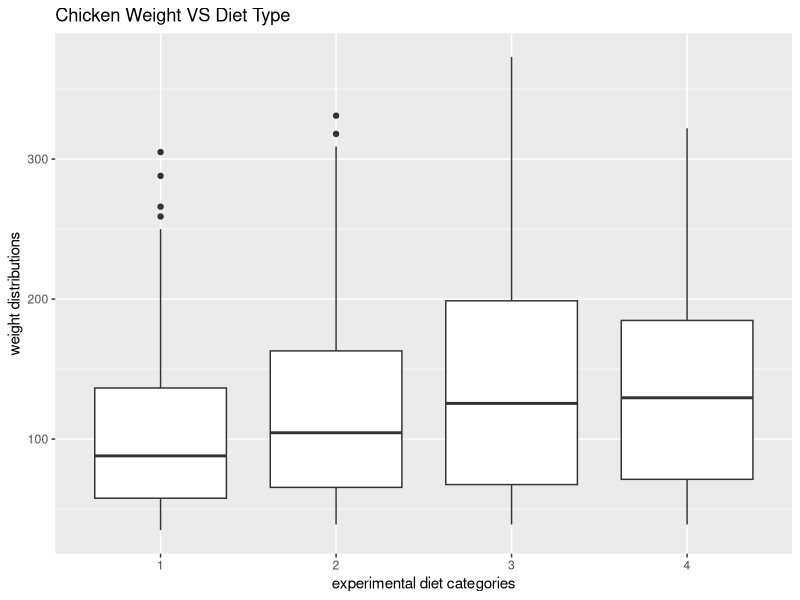
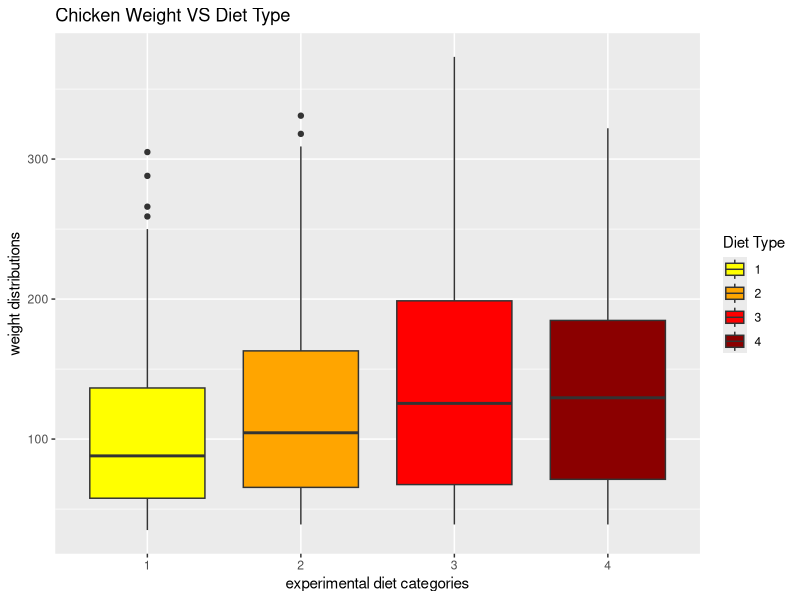
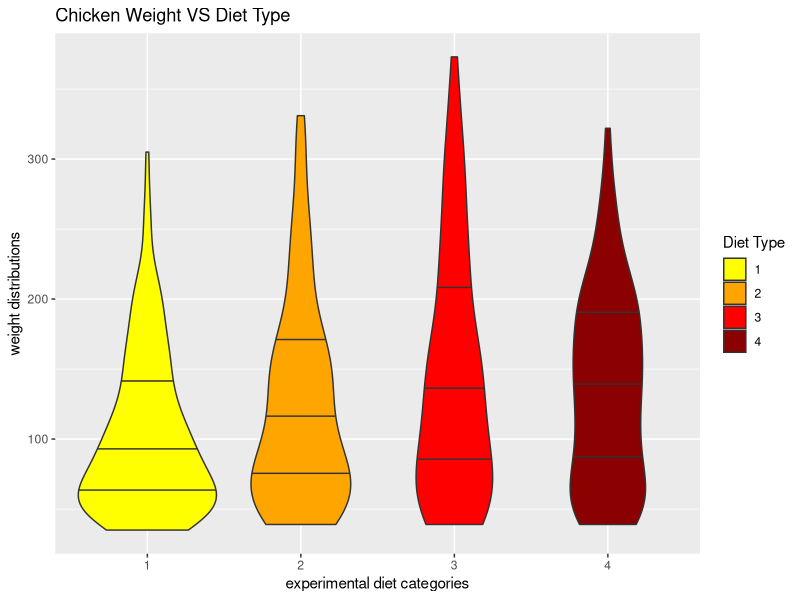
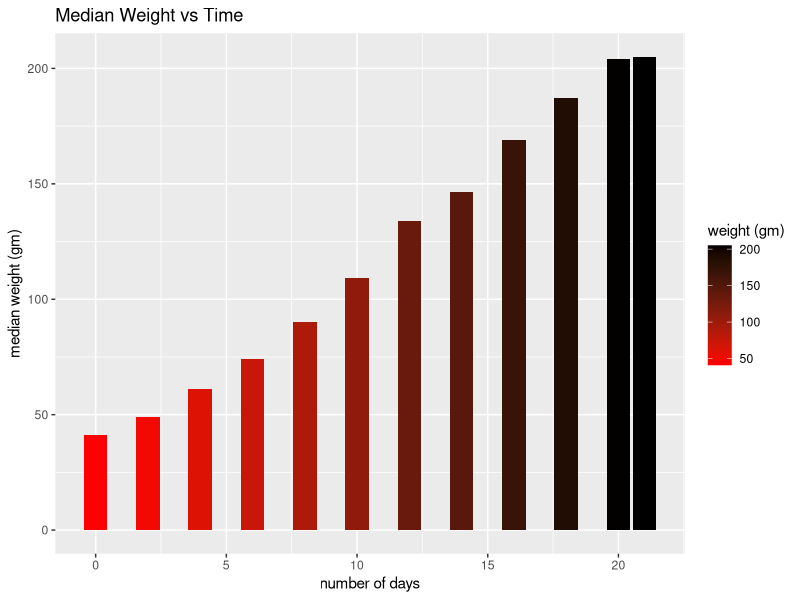
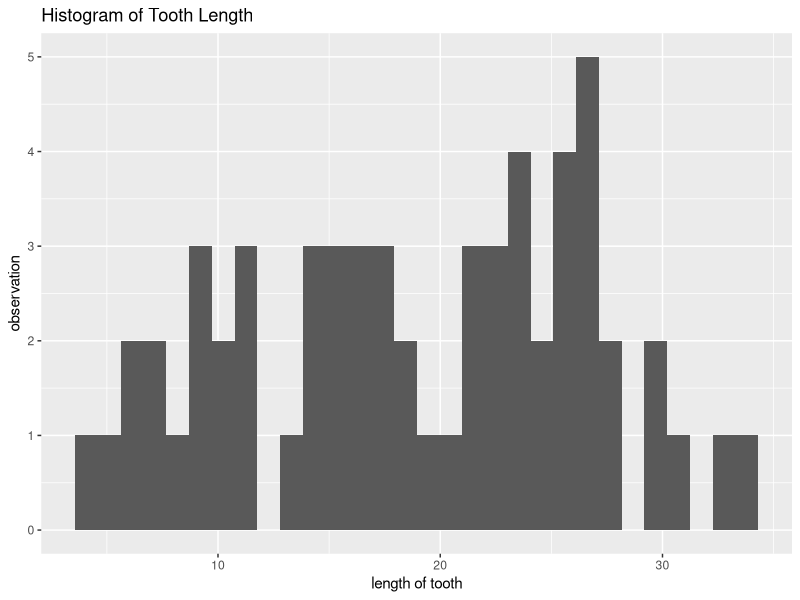
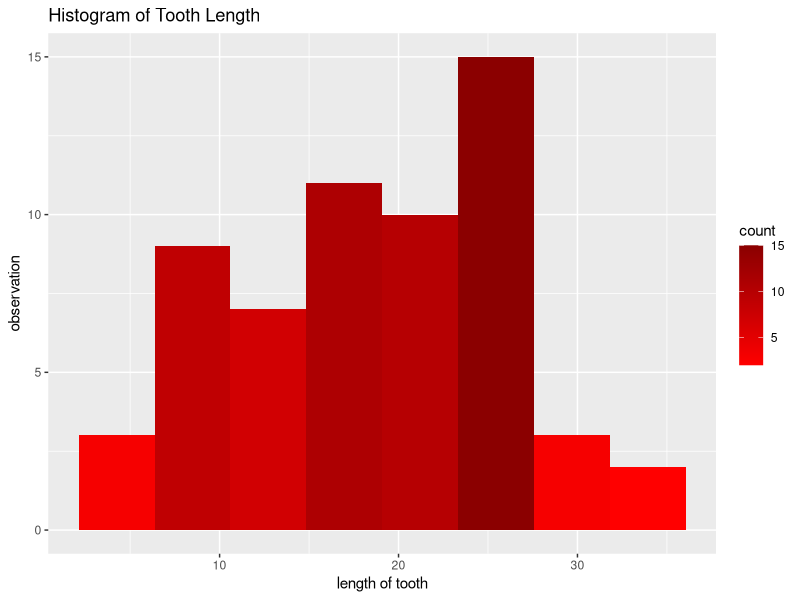
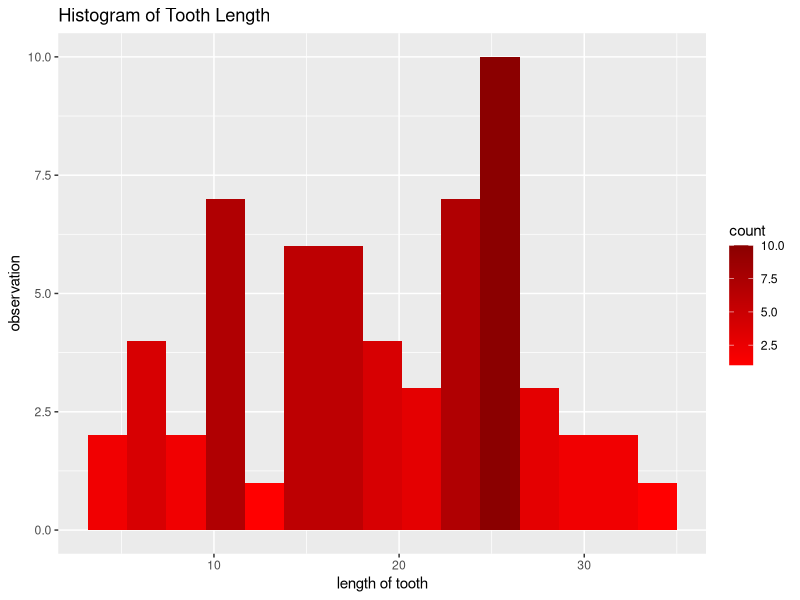
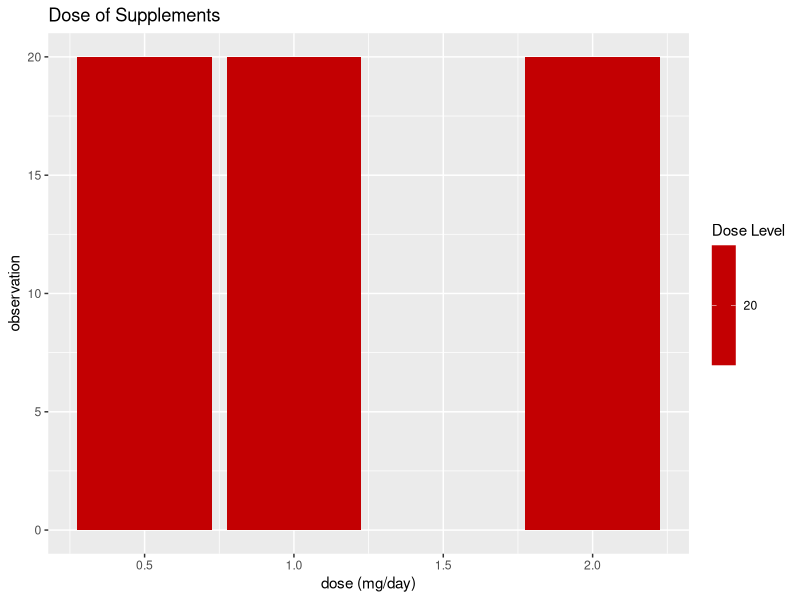

The R source for these figures, in order: (Note: this script raises an error after producing the figures.)
# EDA Online Quiz 1 Part I
# 3229442 Siqi Wu

require(ggplot2)
require(dplyr)

## Q1
# a
?ChickWeight
# The ChickWeight data frame has 578 rows and 4 columns
# from an experiment on the effect of diet on early growth
# of chicks.

# b
ggplot(ChickWeight, aes(x = Diet, y = weight)) +
    geom_boxplot() +
    xlab("experimental diet categories") +
    ylab("weight distributions") +
    ggtitle("Chicken Weight VS Diet Type") +
    theme_grey()
# From diet 1 to 4 the median weight increases while
# the distribution of weight spreads except diet 4.

# c
ggplot(ChickWeight, aes(x = Diet, y = weight, fill = Diet)) +
    geom_boxplot() +
    xlab("experimental diet categories") +
    ylab("weight distributions") +
    ggtitle("Chicken Weight VS Diet Type") +
    scale_fill_manual(name = "Diet Type",
                    values = c("yellow", "orange", "red", "darkred")) +
    theme_grey()

# d
ggplot(ChickWeight, aes(x = Diet, y = weight, fill = Diet)) +
    geom_violin(draw_quantiles = c(0.25, 0.5, 0.75)) +
    xlab("experimental diet categories") +
    ylab("weight distributions") +
    ggtitle("Chicken Weight VS Diet Type") +
    scale_fill_manual(name = "Diet Type",
                    values = c("yellow", "orange", "red", "darkred")) +
    theme_grey()
# Using violin plot, we are able to show more information
# regarding the distribution across the range of weight not
# just a summary of the distribution as a whole in boxplot.

# e
ChickWeight %>%
    group_by(Time) %>%
    summarize(median_weight_time = median(weight)) %>%
    ggplot(aes(x = Time, y = median_weight_time, fill = median_weight_time)) +
        geom_bar(stat = "identity") +
        xlab("number of days") +
        ylab("median weight (gm)") +
        ggtitle("Median Weight vs Time") +
        scale_fill_gradient(name = "weight (gm)",
                            low = "red", high = "black") +
        theme_grey()
# Along the x axis which is in days, the last data point has
# different time interval than the others that looks odd. But
# it is not an error.

##########
## Q2
# a
?ToothGrowth
# The ToothGrowth dataset shows the effect of Vitamin C on tooth growth
# in Guinea Pigs. The response is the length of the cells responsible
# for tooth growth in 60 pigs. Each received one of three dose levels
# of VC by one of two delivery methods.

# b
ggplot(ToothGrowth, aes(x = len)) +
    geom_histogram() +
    xlab("length of tooth") +
    ylab("observation") +
    ggtitle("Histogram of Tooth Length") +
    theme_grey()

# c
# There are very few observations above 30 while the most fall between
# 25 to 27.

# d
ggplot(ToothGrowth, aes(x = len, fill = ..count..)) +
    geom_histogram(bins = 8) +
    xlab("length of tooth") +
    ylab("observation") +
    ggtitle("Histogram of Tooth Length") +
    scale_fill_gradient(name = "count",
                        low = "red", high = "darkred") +
    theme_grey()

# e
ggplot(ToothGrowth, aes(x = len, fill = ..count..)) +
    geom_histogram(bins = 15) +
    xlab("length of tooth") +
    ylab("observation") +
    ggtitle("Histogram of Tooth Length") +
    scale_fill_gradient(name = "count",
                        low = "red", high = "darkred") +
    theme_grey()
# For the purpose of histgram, we want to reveal the distribution
# of observations, too wide of a binwidth may cover too many data
# points in one bin so that their distribution is hidden inside the
# bin. On the other hand, if the binwidth is too narrow, there will
# be very few data points in each bin or even none. In this case, it
# can be hard to find the distribution as well.

# f
ggplot(ToothGrowth, aes(x = dose, fill = ..count..)) +
    geom_bar() +
    xlab("dose (mg/day)") +
    ylab("observation") +
    ggtitle("Dose of Supplements") +
    scale_fill_gradient(name = "Dose Level",
                        low = "red", high = "darkred") +
    theme_grey()

# g
ToothGrowth %>%
    group_by(dose) %>%
    summarize(median_len_dose = median(len)) %>%
    View()

# h
ToothGrowth %>%
    group_by(dose, supp) %>%
    summarize(median_len_dose_supp = median(len)) %>%
    View()

# i
ToothGrowth %>%
    group_by(dose) %>%
    summarize(mean_len_dose = mean(len)) %>%
    View()

# j
# Both of them are grouped by levels of doses, but the means
# all slight larger than median. This can be an indication
# of right skewness of the distribution

# k
ggplot(ToothGrowth, aes(x = dose, y = len)) +
    geom_point(aes(size = 3, colour = dose)) +
    xlab("dose (mg/day)") +
    ylab("length of tooth") +
    ggtitle("Length vs Dose") +
    theme_grey()
# From the plot we can see the tooth growth increases as dose
# level increases.

# l
ggplot(ToothGrowth, aes(x = dose, y = len)) +
    geom_jitter(aes(size = 3, colour = dose)) +
    geom_smooth(method = "lm") +
    xlab("dose (mg/day)") +
    ylab("length of tooth") +
    ggtitle("Length vs Dose") +
    theme_grey()
# The jitter plot spread the data points in dense area so that
# reveal the distribution more clearly. The smooth function reveals
# the relationship between the two sets of data as a linear trend line.

##########
## Q3
# a
?storms
# This dataset includes the positions and attributes of 198 tropocal
# storms, masured every 6 hours during the storm.

# b
ggplot(storms, aes(x = pressure, y = wind)) +
    geom_jitter(aes(colour = pressure)) +
    xlab("center air pressure (millibars)") +
    ylab("maximum sustained wind speed (knots)") +
    ggtitle("Wind Speed vs Air Pressure") +
    scale_colour_gradient(low = "yellow", high = "black") +
    theme_grey()

# c
ggplot(storms, aes(x = pressure, y = wind)) +
    geom_jitter(aes(colour = pressure)) +
    geom_smooth(method = "lm") +
    xlab("center air pressure (millibars)") +
    ylab("maximum sustained wind speed (knots)") +
    ggtitle("Wind Speed vs Air Pressure") +
    scale_colour_gradient(low = "yellow", high = "black") +
    theme_grey()

# d
ggplot(storms, aes(x = long, y = lat, colour = wind)) +
    geom_bin2d(bins = 50) +
    xlab("longitude") +
    ylab("latitude") +
    ggtitle("Wind Speed vs Location") +
    scale_fill_gradient(name = "Wind Speed (knots)",
                        low = "yellow", high = "black") +
    theme_grey()
# From this plot, more high wind speed happend in the west area.

# e
ggplot(storms, aes(x = category, y = wind)) +
    geom_boxplot(aes(fill = category)) +
    xlab("storm category") +
    ylab("wind speed (knots)") +
    ggtitle("Wind Speed vs Storm Category") +
    scale_fill_discrete(name = "Storm Category") +
    theme_grey()

# f
storms %>%
    group_by(name) %>%
    summarize(median_wind_name = median(wind)) %>%
    slice_max(n = 10, order_by = median_wind_name) %>%
    ggplot(aes(x = name, y = median_wind_name, fill = name)) +
        geom_bar(stat = "identity") +
        xlab("storm") +
        ylab("median wind speed (knots)") +
        ggtitle("Wind Speed of Top 10 Storms") +
        theme_grey()

# g
# Group by year and plot top 10 year of average wind speed.
storms %>%
    group_by(year) %>%
    summarize(mean_wind_year = mean(wind)) %>%
    slice_max(n = 10, order_by = mean_wind_year) %>%
    ggplot(aes(x = year, y = mean_wind_year)) +
        geom_bar(stat = "identity", aes(fill = mean_wind_year)) +
        xlab("year") +
        ylab("mean wind speed (knots)") +
        ggtitle("Top 10 Yearly Average Wind Speed of Storms") +
        scale_fill_gradient(low = "yellow", high = "darkred") +
        theme_grey()

# Group by month and show distribution of top 5 months of wind
# speed in parallel boxplot.
top_three_month <- storms %>%
    group_by(month) %>%
    summarize(mean_wind_month = mean(wind)) %>%
    slice_max(n = 3, order_by = mean_wind_month)

storms %>%
    filter(month %in% top_three_month$month) %>%
    ggplot(aes(x = as.factor(month), y = wind)) +
        geom_boxplot(aes(fill = as.factor(month))) +
        xlab("month") +
        ylab("wind speed (knots)") +
        ggtitle("Top 3 Monthly Average Wind Speed of Storms") +
        scale_fill_manual(name = "Month",
                        limit = c("9", "10", "11"),
                        values = c("red", "yellow", "blue")) +
        theme_grey()
